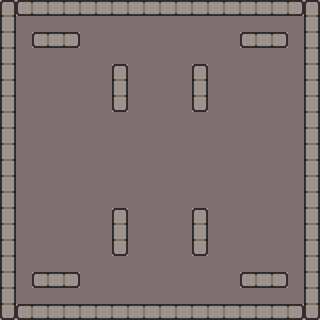

A level layout from a 2D game, rendered from its tile map. Below: a short description, then the map file with its tile-grid data intact:
An orthogonal 20x20 tile map with 16x16 px tiles, 2 tile layers (Ground, Walls).

<map version="1.8" tiledversion="1.8.4" orientation="orthogonal" renderorder="right-down" width="20" height="20" tilewidth="16" tileheight="16" infinite="0" nextlayerid="5" nextobjectid="1">
 <tileset firstgid="1" name="Tileset" tilewidth="16" tileheight="16" tilecount="16" columns="4">
  <image source="../PrototypeShooter/Tileset.png" width="64" height="64" />
  <tile id="0">
   <properties>
    <property name="Collidable" type="bool" value="true" />
   </properties>
  </tile>
  <tile id="1">
   <properties>
    <property name="Collidable" type="bool" value="true" />
   </properties>
  </tile>
  <tile id="2">
   <properties>
    <property name="Collidable" type="bool" value="true" />
   </properties>
  </tile>
  <tile id="3">
   <properties>
    <property name="Collidable" type="bool" value="true" />
   </properties>
  </tile>
  <tile id="4">
   <properties>
    <property name="Collidable" type="bool" value="true" />
   </properties>
  </tile>
  <tile id="5">
   <properties>
    <property name="Collidable" type="bool" value="true" />
   </properties>
  </tile>
  <tile id="6">
   <properties>
    <property name="Collidable" type="bool" value="false" />
   </properties>
  </tile>
  <tile id="7">
   <properties>
    <property name="Collidable" type="bool" value="true" />
   </properties>
  </tile>
  <tile id="8">
   <properties>
    <property name="Collidable" type="bool" value="true" />
   </properties>
  </tile>
  <tile id="9">
   <properties>
    <property name="Collidable" type="bool" value="true" />
   </properties>
  </tile>
  <tile id="10">
   <properties>
    <property name="Collidable" type="bool" value="true" />
   </properties>
  </tile>
  <tile id="11">
   <properties>
    <property name="Collidable" type="bool" value="true" />
   </properties>
  </tile>
  <tile id="12">
   <properties>
    <property name="Collidable" type="bool" value="true" />
   </properties>
  </tile>
  <tile id="13">
   <properties>
    <property name="Collidable" type="bool" value="true" />
   </properties>
  </tile>
  <tile id="14">
   <properties>
    <property name="Collidable" type="bool" value="true" />
   </properties>
  </tile>
  <tile id="15">
   <properties>
    <property name="Collidable" type="bool" value="true" />
   </properties>
  </tile>
 </tileset>
 <layer id="3" name="Ground" width="20" height="20">
  <data encoding="csv">
7,7,7,7,7,7,7,7,7,7,7,7,7,7,7,7,7,7,7,7,
7,7,7,7,7,7,7,7,7,7,7,7,7,7,7,7,7,7,7,7,
7,7,7,7,7,7,7,7,7,7,7,7,7,7,7,7,7,7,7,7,
7,7,7,7,7,7,7,7,7,7,7,7,7,7,7,7,7,7,7,7,
7,7,7,7,7,7,7,7,7,7,7,7,7,7,7,7,7,7,7,7,
7,7,7,7,7,7,7,7,7,7,7,7,7,7,7,7,7,7,7,7,
7,7,7,7,7,7,7,7,7,7,7,7,7,7,7,7,7,7,7,7,
7,7,7,7,7,7,7,7,7,7,7,7,7,7,7,7,7,7,7,7,
7,7,7,7,7,7,7,7,7,7,7,7,7,7,7,7,7,7,7,7,
7,7,7,7,7,7,7,7,7,7,7,7,7,7,7,7,7,7,7,7,
7,7,7,7,7,7,7,7,7,7,7,7,7,7,7,7,7,7,7,7,
7,7,7,7,7,7,7,7,7,7,7,7,7,7,7,7,7,7,7,7,
7,7,7,7,7,7,7,7,7,7,7,7,7,7,7,7,7,7,7,7,
7,7,7,7,7,7,7,7,7,7,7,7,7,7,7,7,7,7,7,7,
7,7,7,7,7,7,7,7,7,7,7,7,7,7,7,7,7,7,7,7,
7,7,7,7,7,7,7,7,7,7,7,7,7,7,7,7,7,7,7,7,
7,7,7,7,7,7,7,7,7,7,7,7,7,7,7,7,7,7,7,7,
7,7,7,7,7,7,7,7,7,7,7,7,7,7,7,7,7,7,7,7,
7,7,7,7,7,7,7,7,7,7,7,7,7,7,7,7,7,7,7,7,
7,7,7,7,7,7,7,7,7,7,7,7,7,7,7,7,7,7,7,7
</data>
 </layer>
 <layer id="4" name="Walls" width="20" height="20">
  <data encoding="csv">
1,14,15,15,15,15,15,15,15,15,15,15,15,15,15,15,15,15,16,1,
5,0,0,0,0,0,0,0,0,0,0,0,0,0,0,0,0,0,0,5,
5,0,3221225488,3221225487,3221225486,0,0,0,0,0,0,0,0,0,0,14,15,16,0,5,
5,0,0,0,0,0,0,0,0,0,0,0,0,0,0,0,0,0,0,5,
5,0,0,0,0,0,0,1,0,0,0,0,1,0,0,0,0,0,0,5,
5,0,0,0,0,0,0,5,0,0,0,0,5,0,0,0,0,0,0,5,
5,0,0,0,0,0,0,9,0,0,0,0,9,0,0,0,0,0,0,5,
5,0,0,0,0,0,0,0,0,0,0,0,0,0,0,0,0,0,0,5,
5,0,0,0,0,0,0,0,0,0,0,0,0,0,0,0,0,0,0,5,
5,0,0,0,0,0,0,0,0,0,0,0,0,0,0,0,0,0,0,5,
5,0,0,0,0,0,0,0,0,0,0,0,0,0,0,0,0,0,0,5,
5,0,0,0,0,0,0,0,0,0,0,0,0,0,0,0,0,0,0,5,
5,0,0,0,0,0,0,0,0,0,0,0,0,0,0,0,0,0,0,5,
5,0,0,0,0,0,0,1,0,0,0,0,1,0,0,0,0,0,0,5,
5,0,0,0,0,0,0,5,0,0,0,0,5,0,0,0,0,0,0,5,
5,0,0,0,0,0,0,9,0,0,0,0,9,0,0,0,0,0,0,5,
5,0,0,0,0,0,0,0,0,0,0,0,0,0,0,0,0,0,0,5,
5,0,14,15,16,0,0,0,0,0,0,0,0,0,0,14,15,16,0,5,
5,0,0,0,0,0,0,0,0,0,0,0,0,0,0,0,0,0,0,5,
9,14,15,15,15,15,15,15,15,15,15,15,15,15,15,15,15,15,16,9
</data>
 </layer>
</map>
